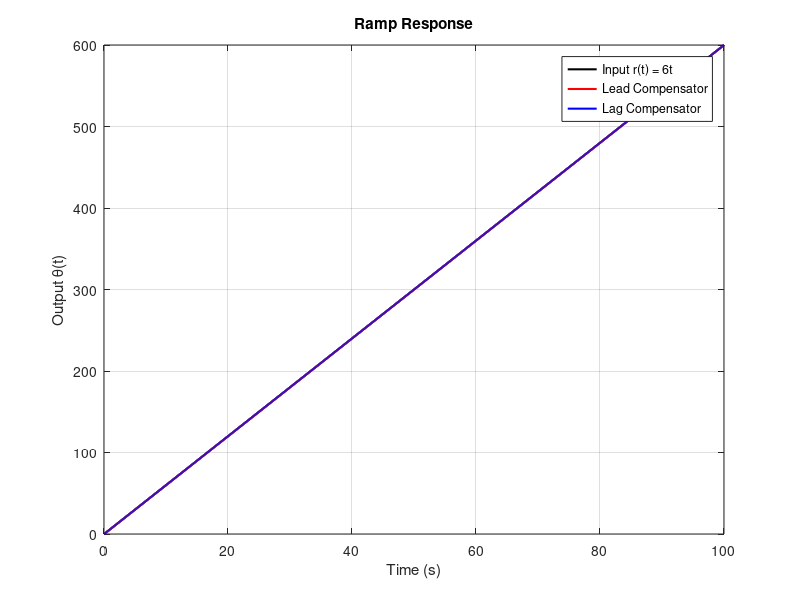

Source code (MATLAB):
%% Elec3CL4_Lab5_Q9
% using "Control System Toolbox"

s = tf('s');

% lab station plant transfer function
G = 311.8 / (s*(s+10.62));

% lab station controller transfer function
kc = 1.87;
z_lead = 13.33;
p_lead = 31.31;
z_lag = 0.1;
p_lag = 0.01;

% transfer functions
G_c_lead = kc * (s+z_lead)/(s+p_lead);
G_c_lag = (s+z_lag)/(s+p_lag);
G_c_lead_lag = G_c_lead * G_c_lag;

% closed loop transfer functions
T_lead = feedback(G_c_lead*G, 1);
T_lead_lag = feedback(G_c_lead_lag*G, 1);

% ramp input
t = 0:0.01:100;
A = 6;
u=A*t;

y_lead = lsim(T_lead, u, t);
y_lead_lag = lsim(T_lead_lag, u, t);

% ramp response plots
figure
plot(t,u,'k', 'LineWidth', 1.5)
hold on
plot(t,y_lead,'r', 'LineWidth', 1.5)
plot(t,y_lead_lag,'b', 'LineWidth', 1.5)
title('Ramp Response')
xlabel('Time (s)')
ylabel('Output \theta(t)')
legend('Input r(t) = 6t', 'Lead Compensator', 'Lag Compensator', 'Location', 'best')
grid on

% kv
disp('Lead Compensator kv:')
kv_lead = dcgain(s*G_c_lead*G)
disp('Lead-Lag Compensator kv:')
kv_lead_lag = dcgain(s*G_c_lead_lag*G)

% ess
disp('Lead Compensator ess:')
ess_lead = A/kv_lead
disp('Lead-Lag Compensator ess:')
ess_lead_lag = A/kv_lead_lag
